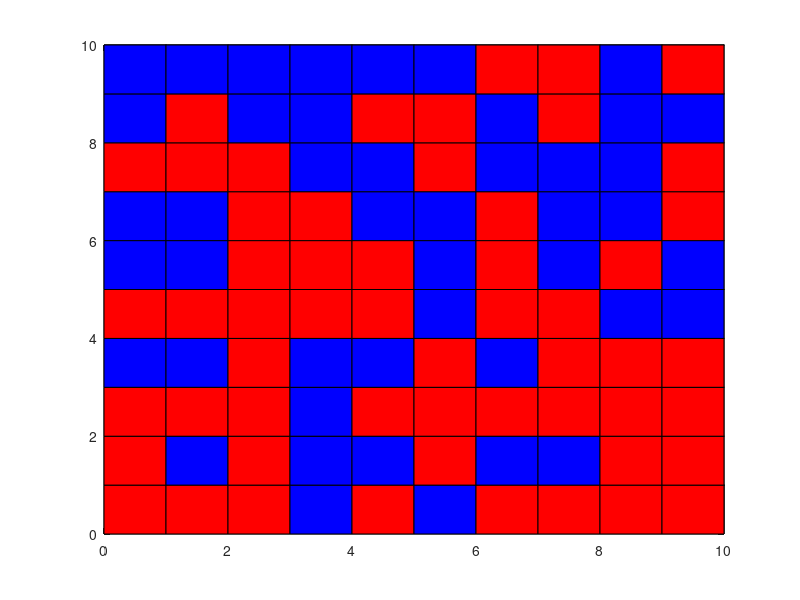

Here is the MATLAB script that generated this plot:
%% Definitioner

% Antal noder (måste vara en kvadrat).
n = 100;
% Sidlängd på matrisen
N = sqrt(n);
% Matrisen som huserar noderna
A = zeros(N,N);
% Hamiltonianen
H = 0;
% Coupling-parametern
J = 1;

%% Isingmodellen (instansiering)

% Gör bakgrunden vit
fill([1 N+1 N+1 1],[1 1 N+1 N+1],'w')
axis([0 N 0 N])
hold on

% Ritar linjerna på grafen
for k=1:N+1
plot([0 N+1],[k k], 'color', 'black')
plot([k k],[0 N+1],'color', 'black')
end

% Instantiera slumpmässig matris
% Röd färg: 1
% Blå färg: -1
% "Vit färg: 0"

for x=0:N-1
    for y=0:N-1
        rnd = unidrnd(2,1,1);
        if rnd == 1
            A(x+1,y+1) = 1; 
            fill([x x+1 x+1 x],[y y y+1 y+1],'r')
        end
        if rnd == 2
            A(x+1,y+1) = -1;
            fill([x x+1 x+1 x],[y y y+1 y+1],'b')
        end
    end
end

% Beräkna Hamiltonianen
for x=1:N
    for y=1:N
        % Här sker operation för varje nod
        if y < N
            H = H + y*A(x,y)*A(x,y+1);
        end
        if x < N
        	H = H + y*A(x,y)*A(x+1,y);
        end
    end
end

%% Monte Carlo simulering